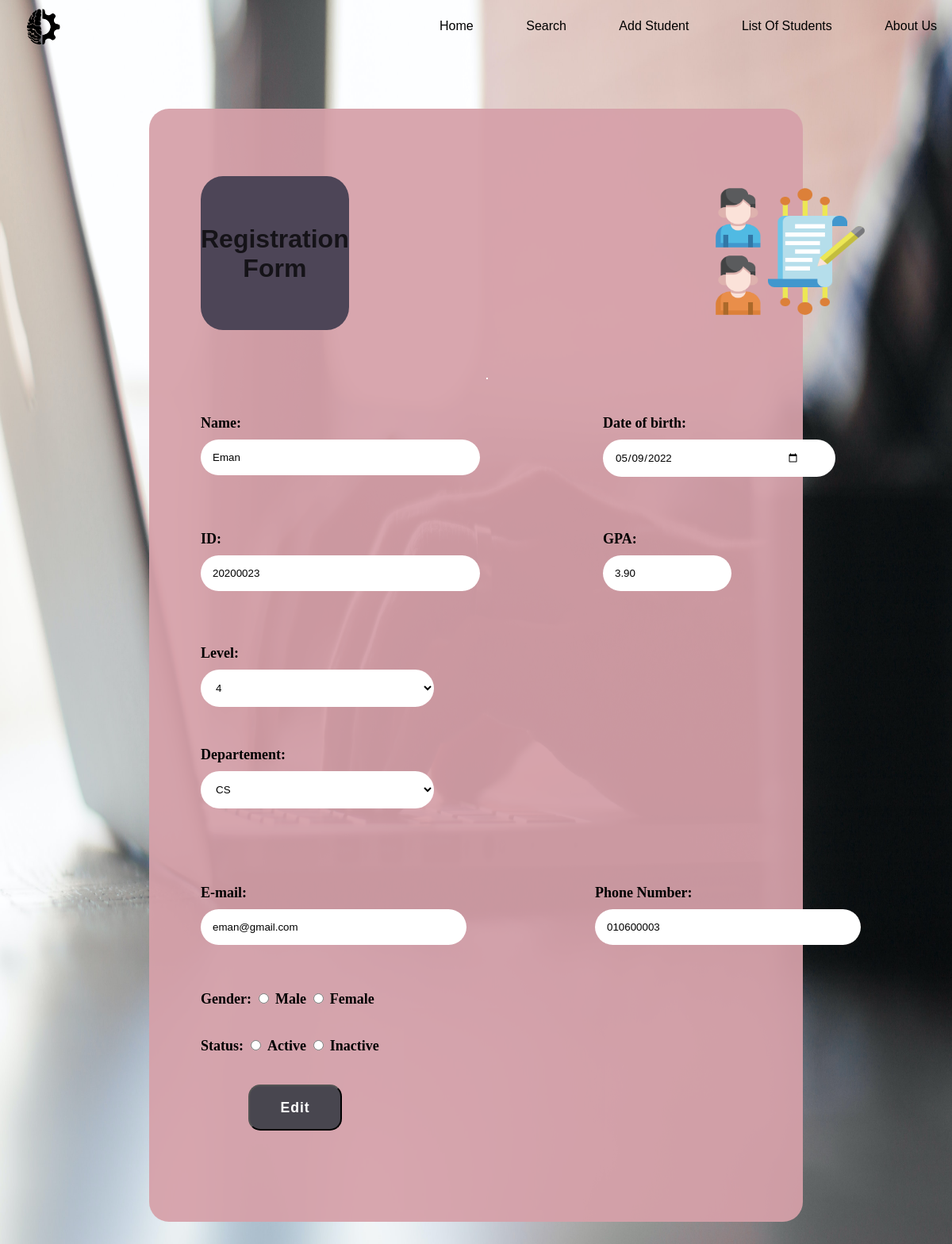
/edit/20200023, run on the app's committed database.
### pages/models.py (models this page shows, shortened)
class Student(models.Model):
    name = models.CharField(max_length=100)
    studentID = models.CharField(max_length=8, unique=True)
    Email = models.EmailField()
    date = models.DateField()
    GPA = models.DecimalField(max_digits=3,decimal_places=2)
    levels = [ ('Level 1','Level 1'), ('Level 2','Level 2'),
            ('Level 3','Level 3'), ('Level 4','Level 4')]
    level = models.CharField(max_length=50, choices=levels)
    departments = [('IS', 'IS'), ('CS', 'CS'),
                   ('IT', 'IT'), ('DS', 'DS'), ('AI', 'AI')]
    department = models.CharField(max_length=50, choices=departments)
    phone = models.CharField(max_length=20)
    gender = models.CharField(max_length=50 ,choices=[('Female','Female'), ('Male', 'Male')])
    status = models.CharField(max_length=50,choices=[('Active', 'Active'), ('Inactive','Inactive')])
    class Meta:
        ordering = ['status','studentID']

### pages/views.py (the view, shortened to what this page needs)
# urls.py: path('edit/<int:id>',views.edit, name='edit'),
def edit(request,id):
    student_id = Student.objects.get(studentID=id)
    stu = {'stu': student_id}
    return render(request,'pages/edit.html' , stu)

### templates/pages/edit.html (shortened to what this page needs)
{% load static %}
<!DOCTYPE html>
<html>
    <head>
        <link rel="stylesheet" href="{% static 'css/bar.css' %}">
        <link rel="stylesheet" href="{% static 'css/Edit Student Data Page.css' %}">
        <link rel="stylesheet" href="https://cdnjs.cloudflare.com/ajax/libs/font-awesome/6.1.1/css/all.min.css">
         <link rel="stylesheet" href="{% static 'css/add.css' %}">
    </head>
    <body>
        <div class="nav">
            <ul>
                <li>
                    <a href="{% url 'index' %}">Home</a>
                </li>
                <li>
                    <a href="{% url 'search' %}" >Search</a>
                </li>
                <li>
                    <a href="{% url 'add' %}">Add Student</a>
                </li>
                <li>
                    <a href="{% url 'list' %}">List Of Students</a>
                </li>
                <li>
                    <a href="{% url 'about' %}" >About Us</a>
                </li>
            </ul>
        </div>
        <form method="post">
            <div class="container">
                <div class="logo">
                    <div class="add">
                        <h1 id="reg">Registration Form</h1>
                    </div>
                    <div class="img">
                        <img src="{% static '/image/add/add.png' %}" height="170" width="200">
                    </div>
                </div>
                <hr>
            <div class="two_div">
                <div>
                    <label class="text">Name:</label>
                    <br>
                    <input id="name" class="2" name="name" type="text" value="{{stu.name}}" required placeholder="Enter your name">
                </div>
                <div>
                    <label class="text">Date of birth:</label>
                    <br>
                    <input id="date" class="2" type="date" name="date" value="{{stu.date|date:'Y-m-d'}}" placeholder="Enter your birthday">
                </div>
            </div>
            <br>
            <div class="two_div">
                <div>
                    <label class="text">ID:</label>
                    <br>
                    <input id="id" class="2" type="text" value="{{stu.studentID}}" name="id" required placeholder="Enter your id">
                </div>
                <div>
                    <label class="text">GPA:</label>
                    <br>
                    <input id="gpa" class="2" type="number" name="gpa" value="{{stu.GPA}}"
                    required placeholder="Enter your GPA"
                    min="0" max="4" step="0.1">
                </div>
            </div>
            <br>
            <div class="two_div">
                <div>
                    <label class="text">Level:</label>
                    <br>
                    <select id="drop" name="level" class="2" required>
                         <option value = "{{stu.level}}">{{stu.level}}</option>
                    </select>
                </div>
            </div>
            <div class="two_div">
                <div>
                    <label class="text" for="Departement">Departement:</label>
                    <br>
                    <select id="Departement" class="2" name="department">
                        <option value="{{stu.department}}">{{stu.department}}</option>
                    </select>
                </div>
            </div>
            </div>
            <br>
            <br>
            <div class="two_div">
                <div>
                    <label class="text">E-mail:</label>
                    <br>
                    <input id="email" name="email" class="2" type="email" value="{{stu.Email}}" required placeholder="Enter your E-mail">
                </div>
                <div>
                    <label class="text">Phone Number:</label>
                    <br>
                    <input id="phone" name="phone" class="2" type="text" value="{{stu.phone}}" placeholder="Enter your phone">
                </div>
            </div>
            <br>
            <div class="gender">
                    <label class="text">Gender:</label>
                    <input id="male" name="Gender" type="radio" value="Male">
                    <label class="text" for="male">Male</label>
                    <input id="female" name="Gender" type="radio" value="Female">
                    <label class="text" for="female">Female</label>
            </div>
            <br>
            <div class="status">
                    <label class="text">Status:</label>
                    <input id="active" name="status" type="radio" value="Active">
                    <label class="text" for="active">Active</label>
                    <input id="inactive" name="status" type="radio" value="Inactive">
                    <label class="text" for="inactive">Inactive</label>
            </div>
            <br>
            <br>
            <div class="button">
                 <input class="submit" type="submit" value="Edit" onclick="Valid_Data();">
            </div>
        </form>
    </body>
</html>

### project/static/css/bar.css (style rules this page uses)
* { font-family: 'Poppins', sans-serif; box-sizing: border-box; scroll-behavior: smooth; }
.nav { margin: -25px; padding-top: 11px ; padding-bottom: 10px; overflow: hidden; background:linear-gradient(rgb(15, 15, 95) rgb(25, 25, 154),rgb(50, 50, 158)); background-repeat: no-repeat; }
.nav ul { list-style-type: none ; border-radius: 3px; text-align: right; background-image: url('/static/image/bar/icon.png'); background-repeat:no-repeat; background-size: 48px; background-position: 4% 10%; }
.nav ul li { display: inline-block; margin-left:10px ; margin-right: 20px; }
li a { display: inline-block; color: rgb(0, 0, 0); padding: 14px 16px; text-decoration: none; }

### project/static/css/Edit Student Data Page.css (style rules this page uses)
body { background-color: rgba(221 211 211 / 30%); }
h1 { margin-top :51px; text-align: center; color: rgb(0 0 0 / 72%) }
hr { margin:50px 360px }

### project/static/css/add.css (style rules this page uses)
form { background-color: #d6a0a9ef; border-radius: 25px; padding: 65px; margin: 80px 180px; text-align: left; font-family: 'IntegralCF','sans-serif'; font-size: 16px; font-weight: bold; color: black; }
hr { border: 1px solid white; margin-bottom: 25px; }
.logo { display: flex; grid-column-gap: 200px; }
.text { font-family: 'Times New Roman', Times, serif; font-size: large; color: black; font: bold; }
input[class="2"] { border-radius: 35px; width: 170%; padding: 15px; margin: 10px 0px 10px 0; border: none; background: white; }
input[type="date"] { padding-right: 45px; }
input[type="number"] { padding-right: 24px; }
#Departement { padding-right: 93px; }
#drop { padding-right:69px; }
.status { display:inline-block; }
select { border-radius: 35px; width: 200%; padding: 15px; margin: 10px 0px 10px 0; border: none; background: white; padding-right: 90px; }
.two_div { display: flex; grid-column-gap: 300px; }
div { padding: 10px 0px 10px 0px; }
.submit , .reset { color: #fff; background-color: #48464f; text-decoration: none; font-size: 1.1em; font-weight: 600; display: inline-block; padding: 0.9375em 2.1875em; letter-spacing: 1px; border-radius: 15px; margin-bottom: 40px; transition: 0.7s ease }
.submit { margin-left:60px; }
.add { background-color: #4D4557; border-radius: 15%; text-align: center; }
body { background-image: url('/static/image/search/search.jpg'); background-repeat: no-repeat; background-size: 100% 100%; background-attachment: fixed; }
.img { margin-left: 37%; }

### data on the page
Student: name "Eman", date "05/09/2022", id "20200023", gpa "3.90", level "4", department "CS", email "eman@gmail.com", phone "010600003"
